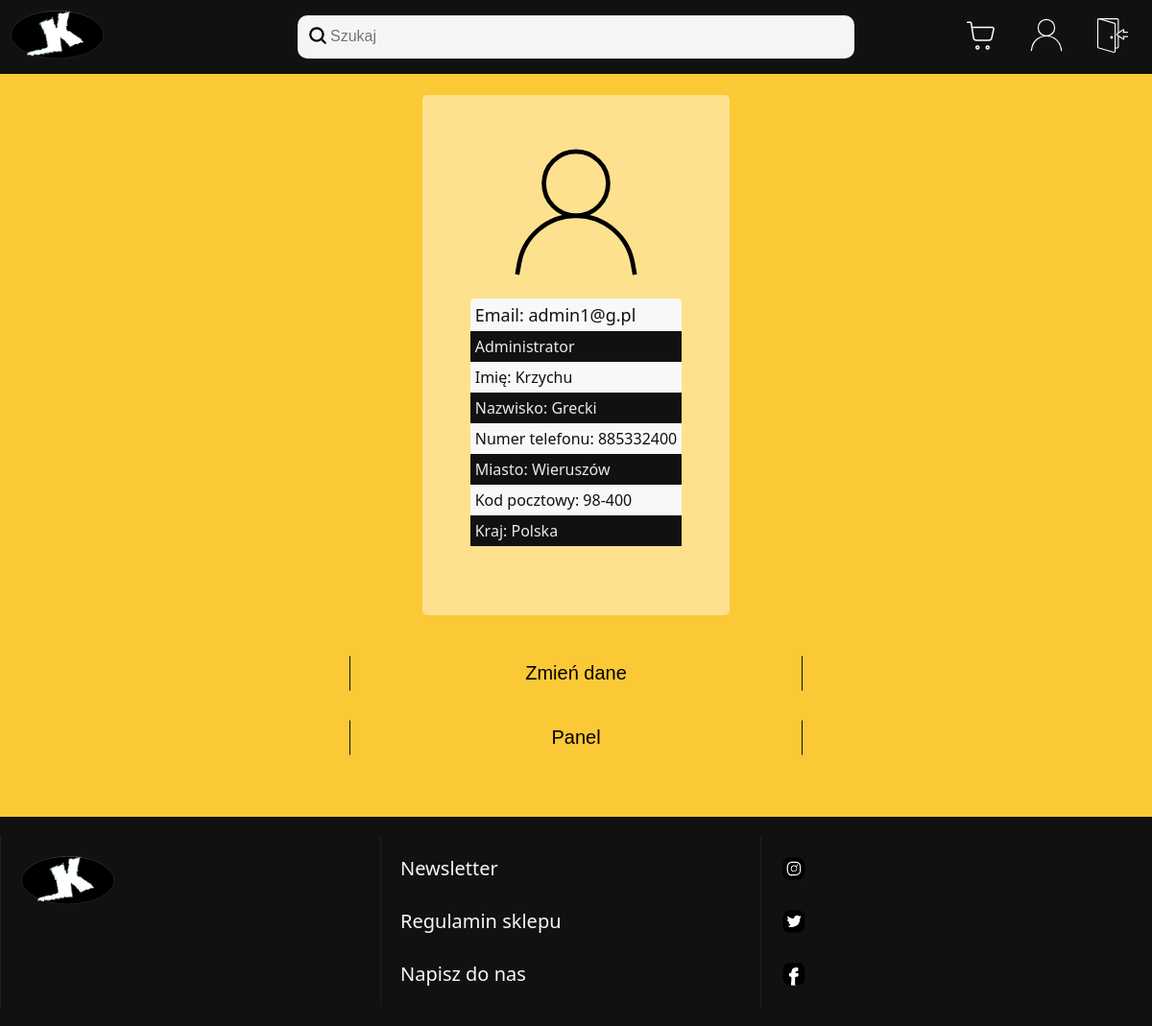
Page /konto.php (signed in) on the earlier database version.
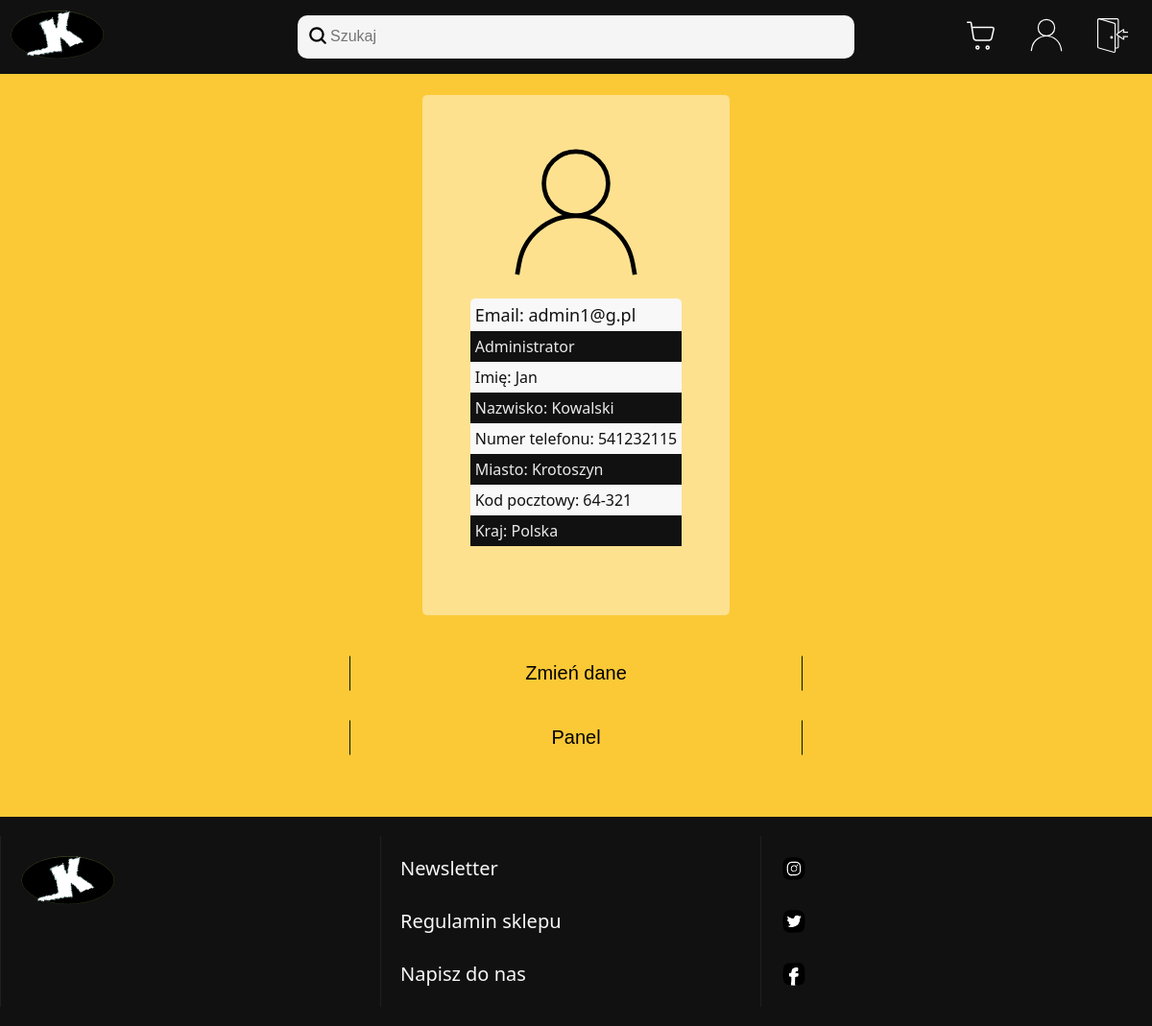
Same page on the later database version.
### tables this page shows
CREATE TABLE `dane_konta` (
  `id` int(11) NOT NULL,
  `id_loginu` int(11) NOT NULL,
  `imie` varchar(60) DEFAULT NULL,
  `nazwisko` varchar(80) NOT NULL,
  `ulica` varchar(255) DEFAULT NULL,
  `nr_tel` varchar(20) DEFAULT NULL,
  `miasto` varchar(100) DEFAULT NULL,
  `kod_pocztowy` varchar(6) DEFAULT NULL,
  `kraj` varchar(100) DEFAULT NULL,
  `dostep` tinyint(4) NOT NULL
);

### konto.php (the view, shortened to what this page needs)
<!DOCTYPE html>
<html lang="pl">
<head>
    <link rel="stylesheet" href="s.css?v=1.1">
</head>
<body>
<div class="contener">
<?php include_once("header.php");?>
<?php include_once("laczenieZbaza.php");?>
<section class="wrap-konta">
<?php
    $mail = $_SESSION['email'];
    $pyt_o_id = $conn->prepare("SELECT id FROM loginy WHERE login like ?");
    $pyt_o_id -> execute([$mail]);
    $wykonanie = $pyt_o_id->fetch(PDO::FETCH_ASSOC);
    $id = $wykonanie['id'];
    $pyt_o_dane = $conn->prepare("SELECT * FROM dane_konta WHERE id_loginu = ?");
    $pyt_o_dane -> execute([$id]);
    $wykonanie = $pyt_o_dane->fetchAll();
    foreach ($wykonanie as $linia){
        $imie = $linia['imie'];
        $nazwisko = $linia['nazwisko'];
        $tel = $linia['nr_tel'];
        $miasto = $linia['miasto'];
        $kod_pocztowy = $linia['kod_pocztowy'];
        $kraj = $linia['kraj'];
        $dostep = $linia['dostep'];
    }
?>
<div class="profil">
    <img src="svg/account_black.svg" class="zdjecie_profilowe">
</div><br>
<div class="info_profilu">
<?php
    echo "<p style='border-top-right-radius: 5px; border-top-left-radius: 5px; font-size:18px;'>Email: $_SESSION[email]</p>";
    if($dostep == 1){
        echo "<p>"."Administrator"."</p>";
    }
?>
<p>Imię: <?php echo $imie ?></p>
<p>Nazwisko: <?php echo $nazwisko ?></p>
<p>Numer telefonu: <?php echo $tel ?></p>
<p>Miasto: <?php echo $miasto ?></p>
<p>Kod pocztowy: <?php echo $kod_pocztowy ?></p>
<p>Kraj: <?php echo $kraj ?></p>
</div><br>
</section class="wrap-konta">
<br>
<div id="zmien_dane_div">
    <a href="edytuj_konto.php" id="zmien_dane"><button id="zmien_dane_button">Zmień dane</button></a>
</div>
<?php
    $dostep = $_SESSION['dostep'];
    if($dostep > 0){
        echo "<div id='panel'><a href='panel.php' id='zmien_dane'><button id='zmien_dane_button'>Panel</button></a></div>";
    }
?>
</div>
<footer>
</footer>
</body>
</html>

### header.php (shortened to what this page needs)
<head>
</head>
<header class="naglowek">
<div class='menu1'>
    <a href="index.php"><img src="svg/logo1.svg" alt="logo" width="100px" height="auto"></a>
</div>
<div class="menu2">
    <img src="svg/search.svg" width="22px" height="22px" alt="U+1f60d">
    <form class="form-wyszukania" action=''>
        <input class="wyszukiwarka" name onfocusin="powieksz_wyszukiwanie()" onfocusout="zmniejsz_wyszukiwanie()" type="text" name='wyszukiwarka' id="wyszukiwarka" onkeyup='wyszukanie(this.value)' placeholder="Szukaj">
    </form>
</div>
<div class='wyloguj'>
<?php
    if( isset( $_SESSION['email'] ) && !empty( $_SESSION['email'] ) ){
        echo "<a href='koszyk.php' id='koszyk'> <img src='svg/shopping_cart.svg' width='36px' height='36px' alt='koszyk'> </a>";
        echo "<a href='konto.php' id='konto'><img src='svg/account.svg' width='36px' height='36px' alt='konto'></a>";
        echo "<form  action='wyloguj.php'  method='POST'>
        <button id='wyloguj'><img src='svg/logout.svg' width='36px' height='36px' alt='&#9032'></button> </form>";
    }
?>
</div>
</header>
<br>

### s.css (style rules this page uses)
:root { --kolor_body: #fbc936; --kolor_produkty_glowna: #f0f0f0; --kolor_paskow: #111111; }
* { box-sizing: border-box; margin: 0; }
body { min-height: 100vh; display: flex; flex-direction: column; background: #fbc936; background: var(--kolor_body); font-family:'Segoe UI'; color: #0f0f0f; margin: 0; }
.contener { padding-bottom: 2rem; flex: 1; }
.naglowek { display: grid; grid-template-columns: 1fr 2fr 1fr; grid-template-rows: 1fr; grid-column-gap: 10px; align-items: center; padding: 10px; background-color: #111111; }
#zmien_dane_div, #panel { margin-top: 10px; text-align: center; padding: 10px; width: 100%; }
#zmien_dane_button { background-color: transparent; border-top: transparent 1px solid; border-bottom: transparent 1px solid; border-left: 1px solid #0e0e0e; border-right: 1px solid #0e0e0e; padding: 6px; width: 40%; transition: 0.7s; font-size: 20px; color: black; text-decoration: none; cursor: pointer; }
#wyloguj { transition: 0.5s; background-color: transparent; border: none; font-size: 20px; width: 42px; height: 42px; font-weight: bold; align-items: center; text-decoration: none; color: #f8f8f8; padding: 7px; cursor: pointer; transition: 1s; }
#konto, #log_in, #wiadomosc, #koszyk { padding: 6px; transition: 1s; }
.form-wyszukania { grid-area: 1 / 2 / 2 / 3; width: 100%; height: auto; }
.wyszukiwarka { font-size: 16px; width: 100%; height: 100%; border: none; outline: none; background-color: transparent; }
.wyloguj { grid-area: 1 / 3 / 2 / 4; display: flex; column-gap: 20px; justify-content: right; padding-right: 14px; }
.menu1 { grid-area: 1 / 1 / 2 / 2; float: left; }
.menu2 { grid-area: 1 / 2 / 2 / 3; display: grid; grid-template-columns: 0.1fr 4fr; grid-template-rows: repeat(2, 1fr); grid-column-gap: 0px; grid-row-gap: 0px; font-family: Font2, "segoe ui"; padding: 10px; width: 100%; height: 45px; text-align: center; background-color: #f5f5f5; border-radius: 10px; border: none; transition: 1.1s; margin-left: auto; margin-right: auto; }
.zdjecie_profilowe { margin-left: auto; margin-right: auto; border-radius: 15px; width: 140px; height: 140px; }
.wrap-konta { background-color: #ffffff71; width: fit-content; margin-left: auto; margin-right: auto; padding: 50px; border-radius: 5px; }
.profil { margin-left: auto; margin-right: auto; width: fit-content; display: flex; flex-direction: column; gap: 15px; }
.info_profilu { margin-left: auto; margin-right: auto; min-width: 200px; width: fit-content; }
.info_profilu p { padding: 5px; }
.info_profilu p:nth-child(even) { background-color: #111111; color: #eaeaea; }
.info_profilu p:nth-child(odd) { background-color: #f8f8f8; color: #111111; }
.footer { width: 100%; height: 20%; background-color: #111111; background-color: var(--kolor_paskow); display: flex; flex-direction: row; }
.footer div { font-family: Font2, "segoe ui"; font-size: 20px; width: 33%; padding: 20px; color: #f8f8f8; border-left: 1px solid #111111; border-left: 1px solid #1f1f1f; margin-top: 20px; margin-bottom: 20px; display: flex; flex-direction: column; }
.footer div a { color: #f8f8f8; text-decoration: none; height: 28px; width: fit-content; cursor: pointer; }
.footer div img { cursor: pointer; }
.footer #footer_div_1 img { width: 100px; height: auto; }

Differences in the rows shown:
changed dane_konta "Polska": imie "Krzychu" → "Jan"; nazwisko "Grecki" → "Kowalski"; nr_tel "885332400" → "541232115"; miasto "Wieruszów" → "Krotoszyn"; kod_pocztowy "98-400" → "64-321"
